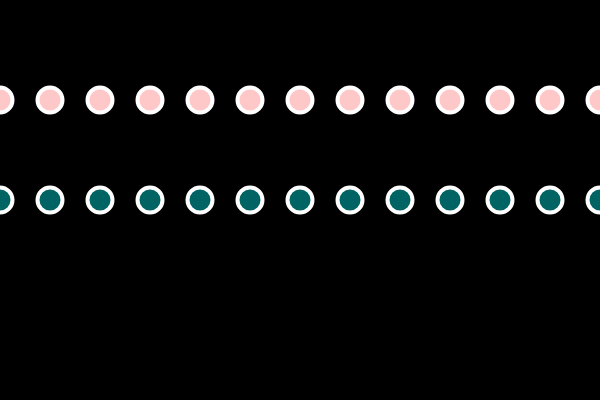
Frame 1 (no input)
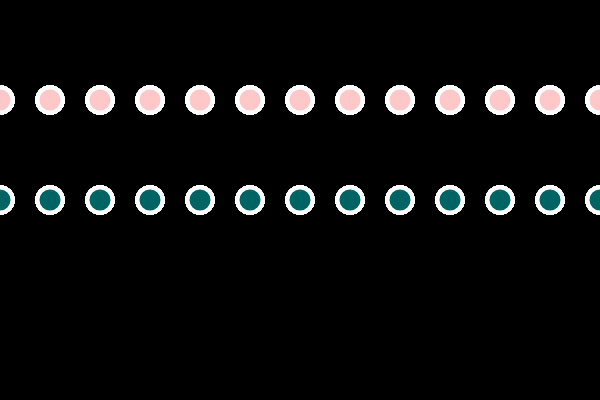
Frame 60 (no input)
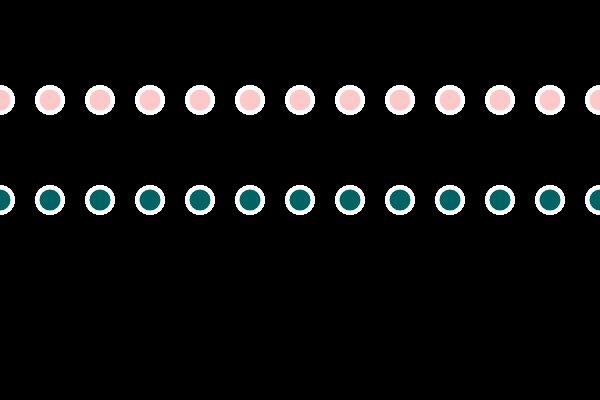
Frame 120 (the mouse pressed at the canvas centre since frame 60)

The p5.js sketch that drew these frames (run headless with seeded random() and noise() and a simulated clock; from frame 60 on, the mouse is pressed at the canvas centre):

// p5.js sketch
// ── sketch.js
function setup(){
    createCanvas(600,400);
    background(0);
}

function draw(){
    strokeWeight(4);
    stroke(255);
    
    var x = 0
    while(x<650){
        fill(1, 100, 100);
        ellipse(x,   200, 25, 25);
        x = x + 50;
    }
    
    for(var x = 0; x < 650; x = x + 50){
        fill(255, 200, 200);
        ellipse(x, 100, 25, 25);
    }
   
}
